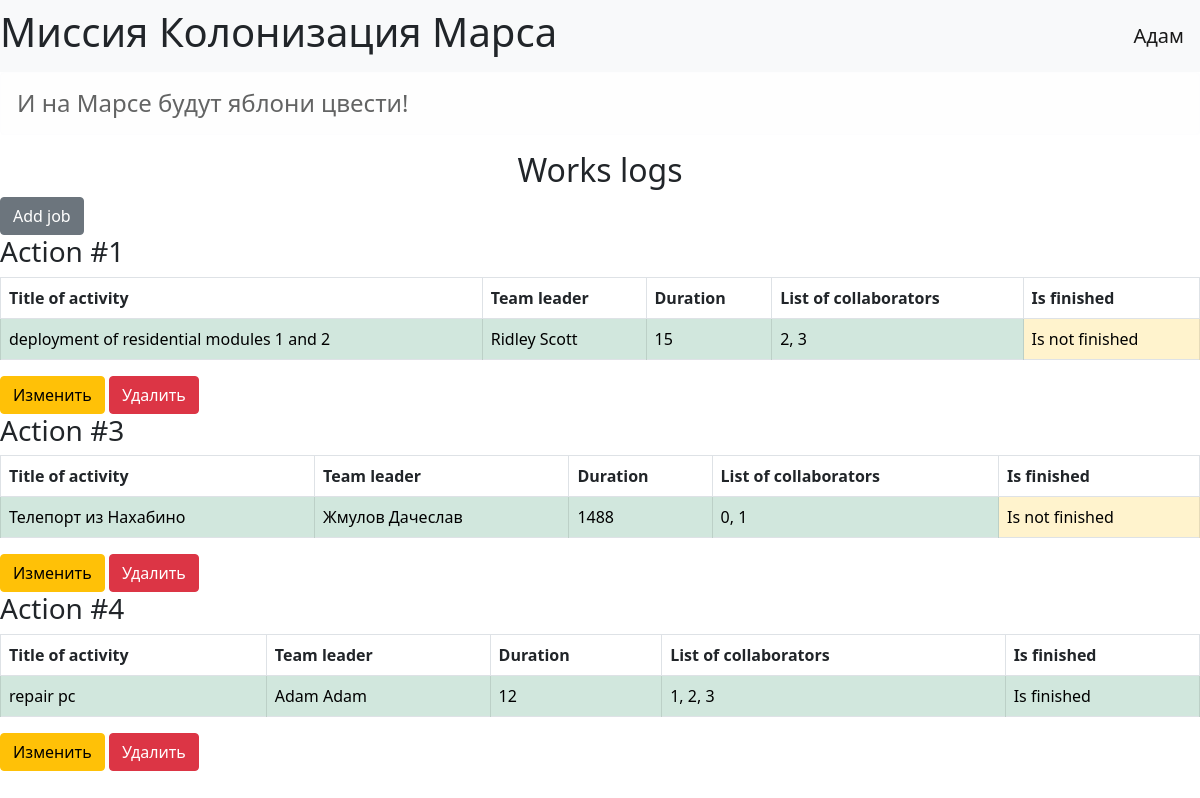
The page / (signed in) on the database its author committed.
### data/users.py (models this page shows, shortened)
class User(SqlAlchemyBase, UserMixin):
    __tablename__ = 'users'
    id = sa.Column(sa.Integer, primary_key=True,
                   autoincrement=True)
    surname = sa.Column(sa.String, nullable=True)
    name = sa.Column(sa.String, nullable=True)
    age = sa.Column(sa.Integer, nullable=True)
    position = sa.Column(sa.String, nullable=True)
    speciality = sa.Column(sa.String, nullable=True)
    address = sa.Column(sa.String, nullable=True)
    email = sa.Column(sa.String, unique=True,
                      nullable=True)
    hashed_password = sa.Column(sa.String,
                                nullable=True)
    modified_date = sa.Column(sa.DateTime)

### data/jobs.py (models this page shows)
class Jobs(SqlAlchemyBase):
    __tablename__ = 'jobs'
    id = sa.Column(sa.Integer, primary_key=True,
                   autoincrement=True)
    team_leader_id = sa.Column(sa.Integer,
                            sa.ForeignKey('users.id'))
    job = sa.Column(sa.String)
    work_size = sa.Column(sa.Integer)
    collaborations = sa.Column(sa.String)
    start_date = sa.Column(sa.DateTime)
    end_date = sa.Column(sa.DateTime)
    is_finished = sa.Column(sa.Boolean)
    team_leader = orm.relation('User')

### server.py (the view)
@app.route('/')
def news_work():
    db_sess = db_session.create_session()
    jobs = db_sess.query(Jobs).all()
    return render_template('index.html', jobs=jobs)

### data/db_session.py (called while the page is built)
def create_session() -> Session:
    global __factory
    return __factory()

### server.py (called while the page is built)
@login_manager.user_loader
def load_user(user_id):
    db_sess = db_session.create_session()
    return db_sess.query(User).get(user_id)

### templates/index.html
{% extends "base.html" %}
{% block content %}
<h2 style="text-align: center;">Works logs</h2>
{% if current_user.is_authenticated %}
    <a href="/addjob" class="btn btn-secondary">Add job</a>
{% endif %}
{% for job in jobs %}
    <div>
        <h3>Action #{{ job.id }}</h3>
        <table class="table table-bordered">
          <thead>
            <tr>
              <th scope="col">Title of activity</th>
              <th scope="col">Team leader</th>
              <th scope="col">Duration</th>
              <th scope="col">List of collaborators</th>
              <th scope="col">Is finished</th>
            </tr>
          </thead>
          <tbody>
            <tr>
              <td class="table-success">{{ job.job }}</td>
              <td class="table-success">{{ job.team_leader.name }}  {{ job.team_leader.surname }}</td>
              <td class="table-success">{{ job.work_size }}</td>
              <td class="table-success">{{ job.collaborations }}</td>
              {% if job.is_finished %}
              <td class="table-success">Is finished</td>
              {% else %}
              <td class="table-warning">Is not finished</td>
              {% endif %}
            </tr>
          </tbody>
        </table>
        {% if current_user.is_authenticated and (current_user.id == job.team_leader_id or current_user.id == 1) %}
    <div>
        <a href="/editjob/{{ job.id }}" class="btn btn-warning">
            Изменить
        </a>
        <a href="/deletejob/{{ job.id }}" class="btn btn-danger">
            Удалить
        </a>
    </div>
{% endif %}
    </div>
{% endfor %}
{% endblock %}

### templates/base.html (shortened to what this page needs)
<!DOCTYPE html>
<html lang="en">
<head>
    <link href="https://cdn.jsdelivr.net/npm/bootstrap@5.0.0-beta1/dist/css/bootstrap.min.css" rel="stylesheet"
>
</head>
<body>
<header>
    <nav class="navbar navbar-light bg-light">
        <h1>Миссия Колонизация Марса</h1>
        {% if current_user.is_authenticated %}
            <a class="navbar-brand" href="/logout">{{ current_user.name }}</a>
        {% else %}
            <p>
                <a class="btn btn-primary " href="/register">Зарегистрироваться</a>
                <a class="btn btn-success" href="/login">Войти</a>
            </p>
        {% endif %}
    </nav>
</header>
<h4 class="alert alert-light">И на Марсе будут яблони цвести!</h4>
    {% block content %}{% endblock %}
</body>
</html>

### rows shown on the page
User: name "Адам"
Jobs: id "1", job "deployment of residential modules 1 and 2", team_leader.name "Ridley", team_leader.surname "Scott", work_size "15", collaborations "2, 3", is_finished "Is not finished"
Jobs: id "3", job "Телепорт из Нахабино", team_leader.name "Жмулов", team_leader.surname "Дачеслав", work_size "1488", collaborations "0, 1", is_finished "Is not finished"
Jobs: id "4", job "repair pc", team_leader.name "Adam", team_leader.surname "Adam", work_size "12", collaborations "1, 2, 3", is_finished "Is finished"
